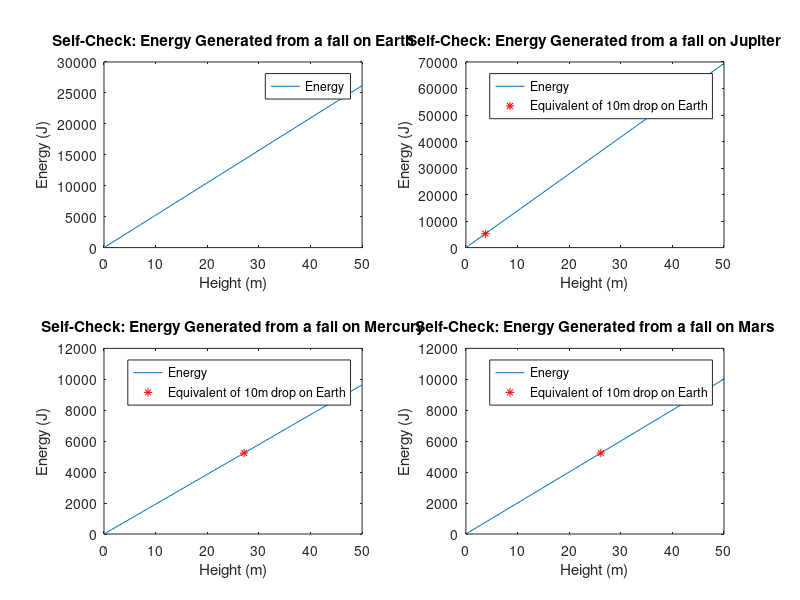

The MATLAB source for this figure:
%Andrew Brown Homework 4 Problem 1

clc
clear
clf

%Practice creating and calling anonymous functions.

%Part A: What is the energy that is generated by a 10-meter fall for a 120
%pounds heavy object on the surface of Earth?

%Define given constants
massPounds=120; %mass in pounds
massKg=massPounds/2.246; %mass in kilograms
g=9.8; %acceleration due to gravity on earth
h=10; %height off the ground in meters

%Given equation
E=massKg*g*h; %energy generated from the fall in joules

%Print out the energy given off
fprintf('Energy from a 10m fall on Earth: %0.2f Joules\n', E)

%Part B: Choose three different planets of your choice, plot the energy
%generated by the fall of a 120 pounds object over the surface of each
%of Earth and the other planets. Your plot should show the energy 
%generated between values between 0 to 50 meters.
%and
%Part C: Identify on your graph and command window the harmful heights
%that will generate the same energy as a 10-meter fall on earth. 

%Define given constants
massPounds=120; %mass in pounds
massKg=massPounds/2.246; %mass in kilograms
g=[9.8, 26.0, 3.61, 3.75]; %accelerations due to gravity in m/s^2
h=linspace(0,50,100); %height off the ground in meters

%Given equation in anonymous function
EAnonymous=@(G) massKg.*(G).*h; %energy generated from the fall in joules

%Calculate the energy of falls on different planets
EStore=zeros(length(g),length(h)); %store values of the E calculation in a matrix with each row being a different gravity
for i=1:length(g)
Ecalc=EAnonymous(g(i)); %call the anonymous function w/ gravity as the g array
EStore(i, :)=Ecalc; %store the values of G each time through the loop
end

%Plotting the graph for energy generated from a fall on Earth
subplot(2,2,1)
plot(h,EStore(1, :)) %plot height vs energy
title('Self-Check: Energy Generated from a fall on Earth')
xlabel('Height (m)')
ylabel('Energy (J)')
legend('Energy')
axis([0,50,0,3*10^4])



%Plotting the graph for energy generated from a fall on Jupiter
subplot(2,2,2)
plot(h,EStore(2, :)) %plot height vs energy
title('Self-Check: Energy Generated from a fall on Jupiter')
xlabel('Height (m)')
ylabel('Energy (J)')
axis([0,50,0,7*10^4])

%Calculate and plot the point of a drop equivalent to a 10m drop on earth
hold on
JupiterHeight=E/(g(2)*massKg);
plot(JupiterHeight,E,'r*')
legend('Energy', 'Equivalent of 10m drop on Earth')



%Plotting the graph for energy generated from a fall on Mercury
subplot(2,2,3)
plot(h,EStore(3, :)) %plot height vs energy
title('Self-Check: Energy Generated from a fall on Mercury')
xlabel('Height (m)')
ylabel('Energy (J)')
axis([0,50,0,12*10^3])

%Calculate and plot the point of a drop equivalent to a 10m drop on earth
hold on
MercuryHeight=E/(g(3)*massKg);
plot(MercuryHeight,E,'r*')
legend('Energy', 'Equivalent of 10m drop on Earth')



%Plotting the graph for energy generated from a fall on Mars
subplot(2,2,4)
plot(h,EStore(4, :)) %plot height vs energy
title('Self-Check: Energy Generated from a fall on Mars')
xlabel('Height (m)')
ylabel('Energy (J)')
axis([0,50,0,12*10^3])

%Calculate and plot the point of a drop equivalent to a 10m drop on earth
hold on
MarsHeight=E/(g(4)*massKg);
plot(MarsHeight,E,'r*')
legend('Energy', 'Equivalent of 10m drop on Earth')

%Print out the equivalent falls.
fprintf('The energy-equivalent fall to a 10m drop on Earth:\n Jupiter: %0.2fm\n Mercury: %0.2fm\n Mars: %0.2fm\n',JupiterHeight,MercuryHeight,MarsHeight)
